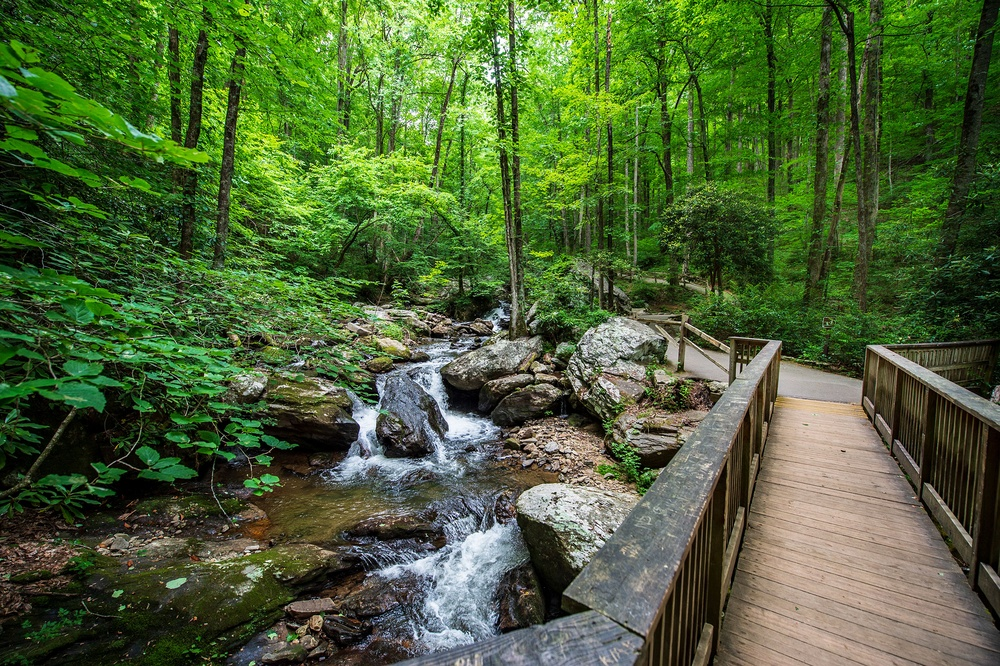
#> input picture python_image_converter/images/outdoors.jpg, 1000 x 666 px, shrunk from 2500 x 1664 before the run; its folder holds 5 pictures in this run
$ python image_converter.py
#> lines starting #> are read from the running program, lines starting #| are printed output that depends on the picture
from itertools import count
from logging import PlaceHolder
from PIL import Image, ImageColor, ImageOps
from os import listdir
from os.path import isfile, join
import math
import base64

from matplotlib.colors import hex2color, rgb2hex

images_path = "./images"
images_bmp_path = "./images_bmp"
output_path = "./output"
image_output_dimensions = (600, 448)

image_name = "outdoors"

# black, white, red, green, blue, yellow, orange
palette = [(0, 0, 0), (255, 255, 255), (255, 0, 0), (0, 255, 0), (0, 0, 255), (255, 255, 0), (255, 128, 0)]
palette_binary = ["0000", "0001", "0100", "0010", "0011", "0101", "0110"]

def subtract_tuple(tuple_a, tuple_b):
    return tuple(map(lambda i, j: i - j, tuple_a, tuple_b))

def find_closest_palette_color(color):
    min_distance = None
    closest_color = None
    for palette_color in palette:
        # keep first three values
        color = color[:3]

        distance = math.dist(color, palette_color)
        if min_distance is None or distance < min_distance:
            min_distance = distance
            closest_color = palette_color
    return closest_color

image = Image.open(join(images_path, image_name + ".jpg"))
#> image is the input picture: PIL image 1000x666 RGB; mean R, G, B 77.1, 98.7, 54.9

# duplicate image data
new_image = ImageOps.fit(image, image_output_dimensions, method = 0,
                   bleed = 0.0, centering =(0.5, 0.5))
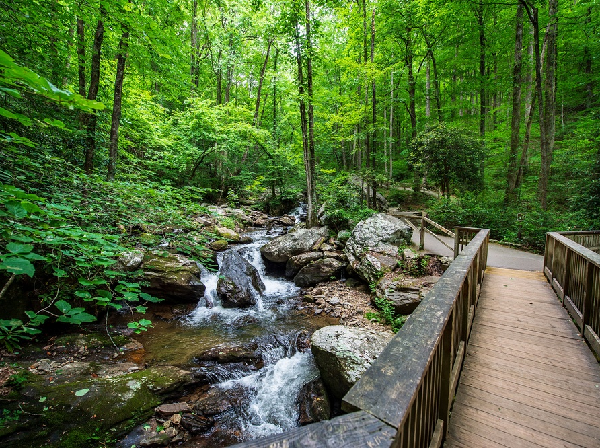
#> new_image: PIL image 600x448 RGB; mean R, G, B 82.1, 104.2, 58.5

# read every pixel from a non-BMP file
for y in range(0, new_image.size[1]):
    for x in range(0, new_image.size[0]):
        # get pixel value
        old_pixel = new_image.getpixel((x, y))

        new_pixel = find_closest_palette_color(old_pixel)
        new_image.putpixel((x, y), new_pixel)

        quant_error = subtract_tuple(old_pixel, new_pixel)

        if x + 1 < new_image.size[0]:
            adjacent_pixel = list(new_image.getpixel((x + 1, y)))
            adjacent_pixel[0] += int(quant_error[0] * 7 / 16)
            adjacent_pixel[1] += int(quant_error[1] * 7 / 16)
            adjacent_pixel[2] += int(quant_error[2] * 7 / 16)
            new_image.putpixel((x + 1, y), tuple(adjacent_pixel))

        if x - 1 >= 0 and y + 1 < new_image.size[1]:
            adjacent_pixel = list(new_image.getpixel((x - 1, y + 1)))
            adjacent_pixel[0] += int(quant_error[0] * 3 / 16)
            adjacent_pixel[1] += int(quant_error[1] * 3 / 16)
            adjacent_pixel[2] += int(quant_error[2] * 3 / 16)
            new_image.putpixel((x - 1, y + 1), tuple(adjacent_pixel))

        if y + 1 < new_image.size[1]:
            adjacent_pixel = list(new_image.getpixel((x, y + 1)))
            adjacent_pixel[0] += int(quant_error[0] * 5 / 16)
            adjacent_pixel[1] += int(quant_error[1] * 5 / 16)
            adjacent_pixel[2] += int(quant_error[2] * 5 / 16)
            new_image.putpixel((x, y + 1), tuple(adjacent_pixel))

        if x + 1 < new_image.size[0] and y + 1 < new_image.size[1]:
            adjacent_pixel = list(new_image.getpixel((x + 1, y + 1)))
            adjacent_pixel[0] += int(quant_error[0] * 1 / 16)
            adjacent_pixel[1] += int(quant_error[1] * 1 / 16)
            adjacent_pixel[2] += int(quant_error[2] * 1 / 16)
            new_image.putpixel((x + 1, y + 1), tuple(adjacent_pixel))
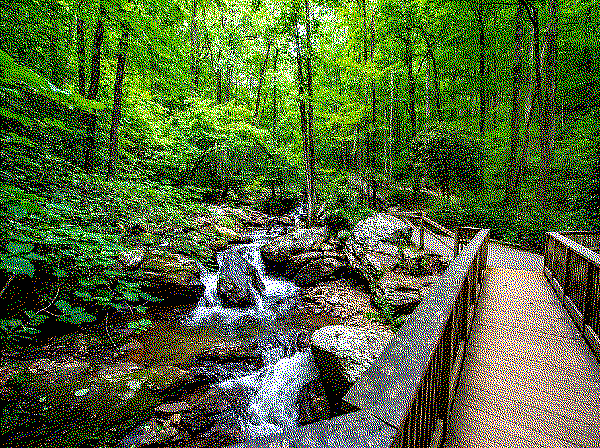
#> new_image: PIL image 600x448 RGB; mean R, G, B 82.6, 103.7, 58.1

# save image
new_image.save(join(output_path, image_name + "_dithered.png"))


output = []

def color_to_binary(color1):
    color_rgb = color1[:3]
    return palette_binary[palette.index(color_rgb)]

# read every pixel from BMP file
for i in range(0, new_image.size[1]):
    for j in range(0, new_image.size[0], 2):
        # get pixel value
        pixel1 = new_image.getpixel((j, i))
        pixel2 = new_image.getpixel((j+1, i))

        binary_1 = color_to_binary(pixel1)
        binary_2 = color_to_binary(pixel2)

        combined = binary_1 + binary_2

        hex_version = int(combined, 2)
        byte_version = hex_version.to_bytes(1, 'big')
        output.append(byte_version)


with open('output.txt', 'w') as f:
    f.write(base64.b64encode(b''.join(output)).decode("utf-8"))
